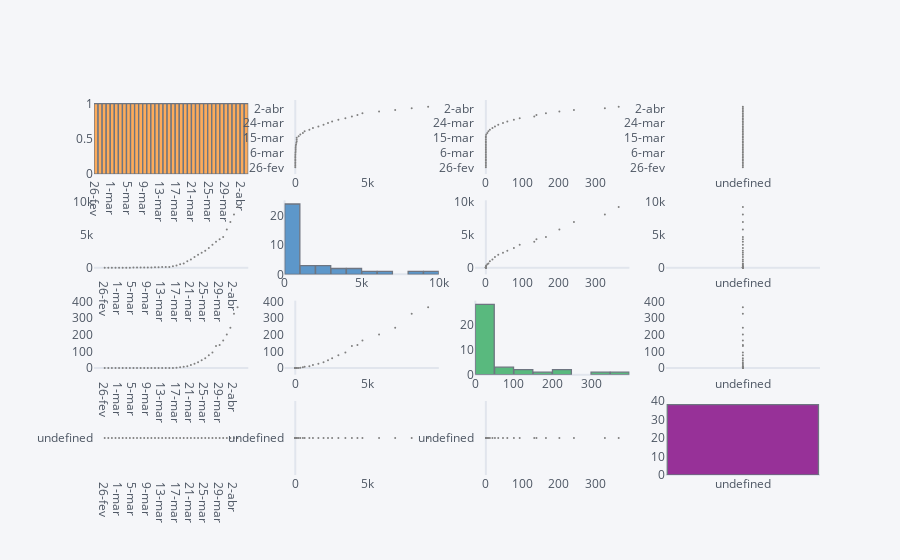

This figure's notebook cell:
### Code cell
#labels = [dadosdia.data]
#values = [dadosdia.casos]
#fig = go.Figure(data=[go.Pie(labels=labels, values=values, textinfo='label+percent')])
#fig.show()
dadosdia.scatter_matrix()

### Figure 1 — Plotly figure (JSON) as saved in the notebook; plotly's stock layout.template omitted (floating-point values rounded to 4 significant figures)
{"data": [{"histfunc": "count", "histnorm": "", "marker": {"color": "rgba(255, 153, 51, 1.0)", "line": {"color": "#4D5663", "width": 1.3}}, "name": "data", "nbinsx": 10, "opacity": 0.8, "orientation": "v", "type": "histogram", "x": ["26-fev", "27-fev", "28-fev", "29-fev", "1-mar", "2-mar", "3-mar", "4-mar", "5-mar", "6-mar", "7-mar", "8-mar", "9-mar", "10-mar", "11-mar", "12-mar", "13-mar", "14-mar", "15-mar", "16-mar", "17-mar", "18-mar", "19-mar", "20-mar", "21-mar", "22-mar", "23-mar", "24-mar", "25-mar", "26-mar", "27-mar", "28-mar", "29-mar", "30-mar", "31-mar", "1-abr", "2-abr", "3-abr"], "xaxis": "x", "yaxis": "y"}, {"line": {"color": "rgba(128, 128, 128, 1.0)", "dash": "solid", "shape": "linear", "width": 1.3}, "marker": {"size": 2, "symbol": "circle"}, "mode": "markers", "name": "data", "text": "", "type": "scatter", "x": [1, 1, 1, 2, 2, 2, 2, 3, 8, 13, 25, 25, 25, 34, 52, 77, 98, 98, 98, 234, 349, 529, 647, 977, 1226, 1604, 1960, 2271, 2555, 2988, 3477, 3928, 4313, 4661, 5812, 6931, 8076, 9216], "xaxis": "x2", "y": ["26-fev", "27-fev", "28-fev", "29-fev", "1-mar", "2-mar", "3-mar", "4-mar", "5-mar", "6-mar", "7-mar", "8-mar", "9-mar", "10-mar", "11-mar", "12-mar", "13-mar", "14-mar", "15-mar", "16-mar", "17-mar", "18-mar", "19-mar", "20-mar", "21-mar", "22-mar", "23-mar", "24-mar", "25-mar", "26-mar", "27-mar", "28-mar", "29-mar", "30-mar", "31-mar", "1-abr", "2-abr", "3-abr"], "yaxis": "y2"}, {"line": {"color": "rgba(128, 128, 128, 1.0)", "dash": "solid", "shape": "linear", "width": 1.3}, "marker": {"size": 2, "symbol": "circle"}, "mode": "markers", "name": "data", "text": "", "type": "scatter", "x": [0, 0, 0, 0, 0, 0, 0, 0, 0, 0, 0, 0, 0, 0, 0, 0, 0, 0, 0, 0, 1, 4, 7, 11, 18, 25, 34, 47, 59, 77, 93, 133, 139, 165, 202, 242, 327, 365], "xaxis": "x3", "y": ["26-fev", "27-fev", "28-fev", "29-fev", "1-mar", "2-mar", "3-mar", "4-mar", "5-mar", "6-mar", "7-mar", "8-mar", "9-mar", "10-mar", "11-mar", "12-mar", "13-mar", "14-mar", "15-mar", "16-mar", "17-mar", "18-mar", "19-mar", "20-mar", "21-mar", "22-mar", "23-mar", "24-mar", "25-mar", "26-mar", "27-mar", "28-mar", "29-mar", "30-mar", "31-mar", "1-abr", "2-abr", "3-abr"], "yaxis": "y3"}, {"line": {"color": "rgba(128, 128, 128, 1.0)", "dash": "solid", "shape": "linear", "width": 1.3}, "marker": {"size": 2, "symbol": "circle"}, "mode": "markers", "name": "data", "text": "", "type": "scatter", "x": ["undefined", "undefined", "undefined", "undefined", "undefined", "undefined", "undefined", "undefined", "undefined", "undefined", "undefined", "undefined", "undefined", "undefined", "undefined", "undefined", "undefined", "undefined", "undefined", "undefined", "undefined", "undefined", "undefined", "undefined", "undefined", "undefined", "undefined", "undefined", "undefined", "undefined", "undefined", "undefined", "undefined", "undefined", "undefined", "undefined", "undefined", "undefined"], "xaxis": "x4", "y": ["26-fev", "27-fev", "28-fev", "29-fev", "1-mar", "2-mar", "3-mar", "4-mar", "5-mar", "6-mar", "7-mar", "8-mar", "9-mar", "10-mar", "11-mar", "12-mar", "13-mar", "14-mar", "15-mar", "16-mar", "17-mar", "18-mar", "19-mar", "20-mar", "21-mar", "22-mar", "23-mar", "24-mar", "25-mar", "26-mar", "27-mar", "28-mar", "29-mar", "30-mar", "31-mar", "1-abr", "2-abr", "3-abr"], "yaxis": "y4"}, {"line": {"color": "rgba(128, 128, 128, 1.0)", "dash": "solid", "shape": "linear", "width": 1.3}, "marker": {"size": 2, "symbol": "circle"}, "mode": "markers", "name": "casos", "text": "", "type": "scatter", "x": ["26-fev", "27-fev", "28-fev", "29-fev", "1-mar", "2-mar", "3-mar", "4-mar", "5-mar", "6-mar", "7-mar", "8-mar", "9-mar", "10-mar", "11-mar", "12-mar", "13-mar", "14-mar", "15-mar", "16-mar", "17-mar", "18-mar", "19-mar", "20-mar", "21-mar", "22-mar", "23-mar", "24-mar", "25-mar", "26-mar", "27-mar", "28-mar", "29-mar", "30-mar", "31-mar", "1-abr", "2-abr", "3-abr"], "xaxis": "x5", "y": [1, 1, 1, 2, 2, 2, 2, 3, 8, 13, 25, 25, 25, 34, 52, 77, 98, 98, 98, 234, 349, 529, 647, 977, 1226, 1604, 1960, 2271, 2555, 2988, 3477, 3928, 4313, 4661, 5812, 6931, 8076, 9216], "yaxis": "y5"}, {"histfunc": "count", "histnorm": "", "marker": {"color": "rgba(55, 128, 191, 1.0)", "line": {"color": "#4D5663", "width": 1.3}}, "name": "casos", "nbinsx": 10, "opacity": 0.8, "orientation": "v", "type": "histogram", "x": [1, 1, 1, 2, 2, 2, 2, 3, 8, 13, 25, 25, 25, 34, 52, 77, 98, 98, 98, 234, 349, 529, 647, 977, 1226, 1604, 1960, 2271, 2555, 2988, 3477, 3928, 4313, 4661, 5812, 6931, 8076, 9216], "xaxis": "x6", "yaxis": "y6"}, {"line": {"color": "rgba(128, 128, 128, 1.0)", "dash": "solid", "shape": "linear", "width": 1.3}, "marker": {"size": 2, "symbol": "circle"}, "mode": "markers", "name": "casos", "text": "", "type": "scatter", "x": [0, 0, 0, 0, 0, 0, 0, 0, 0, 0, 0, 0, 0, 0, 0, 0, 0, 0, 0, 0, 1, 4, 7, 11, 18, 25, 34, 47, 59, 77, 93, 133, 139, 165, 202, 242, 327, 365], "xaxis": "x7", "y": [1, 1, 1, 2, 2, 2, 2, 3, 8, 13, 25, 25, 25, 34, 52, 77, 98, 98, 98, 234, 349, 529, 647, 977, 1226, 1604, 1960, 2271, 2555, 2988, 3477, 3928, 4313, 4661, 5812, 6931, 8076, 9216], "yaxis": "y7"}, {"line": {"color": "rgba(128, 128, 128, 1.0)", "dash": "solid", "shape": "linear", "width": 1.3}, "marker": {"size": 2, "symbol": "circle"}, "mode": "markers", "name": "casos", "text": "", "type": "scatter", "x": ["undefined", "undefined", "undefined", "undefined", "undefined", "undefined", "undefined", "undefined", "undefined", "undefined", "undefined", "undefined", "undefined", "undefined", "undefined", "undefined", "undefined", "undefined", "undefined", "undefined", "undefined", "undefined", "undefined", "undefined", "undefined", "undefined", "undefined", "undefined", "undefined", "undefined", "undefined", "undefined", "undefined", "undefined", "undefined", "undefined", "undefined", "undefined"], "xaxis": "x8", "y": [1, 1, 1, 2, 2, 2, 2, 3, 8, 13, 25, 25, 25, 34, 52, 77, 98, 98, 98, 234, 349, 529, 647, 977, 1226, 1604, 1960, 2271, 2555, 2988, 3477, 3928, 4313, 4661, 5812, 6931, 8076, 9216], "yaxis": "y8"}, {"line": {"color": "rgba(128, 128, 128, 1.0)", "dash": "solid", "shape": "linear", "width": 1.3}, "marker": {"size": 2, "symbol": "circle"}, "mode": "markers", "name": "mortes", "text": "", "type": "scatter", "x": ["26-fev", "27-fev", "28-fev", "29-fev", "1-mar", "2-mar", "3-mar", "4-mar", "5-mar", "6-mar", "7-mar", "8-mar", "9-mar", "10-mar", "11-mar", "12-mar", "13-mar", "14-mar", "15-mar", "16-mar", "17-mar", "18-mar", "19-mar", "20-mar", "21-mar", "22-mar", "23-mar", "24-mar", "25-mar", "26-mar", "27-mar", "28-mar", "29-mar", "30-mar", "31-mar", "1-abr", "2-abr", "3-abr"], "xaxis": "x9", "y": [0, 0, 0, 0, 0, 0, 0, 0, 0, 0, 0, 0, 0, 0, 0, 0, 0, 0, 0, 0, 1, 4, 7, 11, 18, 25, 34, 47, 59, 77, 93, 133, 139, 165, 202, 242, 327, 365], "yaxis": "y9"}, {"line": {"color": "rgba(128, 128, 128, 1.0)", "dash": "solid", "shape": "linear", "width": 1.3}, "marker": {"size": 2, "symbol": "circle"}, "mode": "markers", "name": "mortes", "text": "", "type": "scatter", "x": [1, 1, 1, 2, 2, 2, 2, 3, 8, 13, 25, 25, 25, 34, 52, 77, 98, 98, 98, 234, 349, 529, 647, 977, 1226, 1604, 1960, 2271, 2555, 2988, 3477, 3928, 4313, 4661, 5812, 6931, 8076, 9216], "xaxis": "x10", "y": [0, 0, 0, 0, 0, 0, 0, 0, 0, 0, 0, 0, 0, 0, 0, 0, 0, 0, 0, 0, 1, 4, 7, 11, 18, 25, 34, 47, 59, 77, 93, 133, 139, 165, 202, 242, 327, 365], "yaxis": "y10"}, {"histfunc": "count", "histnorm": "", "marker": {"color": "rgba(50, 171, 96, 1.0)", "line": {"color": "#4D5663", "width": 1.3}}, "name": "mortes", "nbinsx": 10, "opacity": 0.8, "orientation": "v", "type": "histogram", "x": [0, 0, 0, 0, 0, 0, 0, 0, 0, 0, 0, 0, 0, 0, 0, 0, 0, 0, 0, 0, 1, 4, 7, 11, 18, 25, 34, 47, 59, 77, 93, 133, 139, 165, 202, 242, 327, 365], "xaxis": "x11", "yaxis": "y11"}, {"line": {"color": "rgba(128, 128, 128, 1.0)", "dash": "solid", "shape": "linear", "width": 1.3}, "marker": {"size": 2, "symbol": "circle"}, "mode": "markers", "name": "mortes", "text": "", "type": "scatter", "x": ["undefined", "undefined", "undefined", "undefined", "undefined", "undefined", "undefined", "undefined", "undefined", "undefined", "undefined", "undefined", "undefined", "undefined", "undefined", "undefined", "undefined", "undefined", "undefined", "undefined", "undefined", "undefined", "undefined", "undefined", "undefined", "undefined", "undefined", "undefined", "undefined", "undefined", "undefined", "undefined", "undefined", "undefined", "undefined", "undefined", "undefined", "undefined"], "xaxis": "x12", "y": [0, 0, 0, 0, 0, 0, 0, 0, 0, 0, 0, 0, 0, 0, 0, 0, 0, 0, 0, 0, 1, 4, 7, 11, 18, 25, 34, 47, 59, 77, 93, 133, 139, 165, 202, 242, 327, 365], "yaxis": "y12"}, {"line": {"color": "rgba(128, 128, 128, 1.0)", "dash": "solid", "shape": "linear", "width": 1.3}, "marker": {"size": 2, "symbol": "circle"}, "mode": "markers", "name": "coluna1", "text": "", "type": "scatter", "x": ["26-fev", "27-fev", "28-fev", "29-fev", "1-mar", "2-mar", "3-mar", "4-mar", "5-mar", "6-mar", "7-mar", "8-mar", "9-mar", "10-mar", "11-mar", "12-mar", "13-mar", "14-mar", "15-mar", "16-mar", "17-mar", "18-mar", "19-mar", "20-mar", "21-mar", "22-mar", "23-mar", "24-mar", "25-mar", "26-mar", "27-mar", "28-mar", "29-mar", "30-mar", "31-mar", "1-abr", "2-abr", "3-abr"], "xaxis": "x13", "y": ["undefined", "undefined", "undefined", "undefined", "undefined", "undefined", "undefined", "undefined", "undefined", "undefined", "undefined", "undefined", "undefined", "undefined", "undefined", "undefined", "undefined", "undefined", "undefined", "undefined", "undefined", "undefined", "undefined", "undefined", "undefined", "undefined", "undefined", "undefined", "undefined", "undefined", "undefined", "undefined", "undefined", "undefined", "undefined", "undefined", "undefined", "undefined"], "yaxis": "y13"}, {"line": {"color": "rgba(128, 128, 128, 1.0)", "dash": "solid", "shape": "linear", "width": 1.3}, "marker": {"size": 2, "symbol": "circle"}, "mode": "markers", "name": "coluna1", "text": "", "type": "scatter", "x": [1, 1, 1, 2, 2, 2, 2, 3, 8, 13, 25, 25, 25, 34, 52, 77, 98, 98, 98, 234, 349, 529, 647, 977, 1226, 1604, 1960, 2271, 2555, 2988, 3477, 3928, 4313, 4661, 5812, 6931, 8076, 9216], "xaxis": "x14", "y": ["undefined", "undefined", "undefined", "undefined", "undefined", "undefined", "undefined", "undefined", "undefined", "undefined", "undefined", "undefined", "undefined", "undefined", "undefined", "undefined", "undefined", "undefined", "undefined", "undefined", "undefined", "undefined", "undefined", "undefined", "undefined", "undefined", "undefined", "undefined", "undefined", "undefined", "undefined", "undefined", "undefined", "undefined", "undefined", "undefined", "undefined", "undefined"], "yaxis": "y14"}, {"line": {"color": "rgba(128, 128, 128, 1.0)", "dash": "solid", "shape": "linear", "width": 1.3}, "marker": {"size": 2, "symbol": "circle"}, "mode": "markers", "name": "coluna1", "text": "", "type": "scatter", "x": [0, 0, 0, 0, 0, 0, 0, 0, 0, 0, 0, 0, 0, 0, 0, 0, 0, 0, 0, 0, 1, 4, 7, 11, 18, 25, 34, 47, 59, 77, 93, 133, 139, 165, 202, 242, 327, 365], "xaxis": "x15", "y": ["undefined", "undefined", "undefined", "undefined", "undefined", "undefined", "undefined", "undefined", "undefined", "undefined", "undefined", "undefined", "undefined", "undefined", "undefined", "undefined", "undefined", "undefined", "undefined", "undefined", "undefined", "undefined", "undefined", "undefined", "undefined", "undefined", "undefined", "undefined", "undefined", "undefined", "undefined", "undefined", "undefined", "undefined", "undefined", "undefined", "undefined", "undefined"], "yaxis": "y15"}, {"histfunc": "count", "histnorm": "", "marker": {"color": "rgba(128, 0, 128, 1.0)", "line": {"color": "#4D5663", "width": 1.3}}, "name": "coluna1", "nbinsx": 10, "opacity": 0.8, "orientation": "v", "type": "histogram", "x": ["undefined", "undefined", "undefined", "undefined", "undefined", "undefined", "undefined", "undefined", "undefined", "undefined", "undefined", "undefined", "undefined", "undefined", "undefined", "undefined", "undefined", "undefined", "undefined", "undefined", "undefined", "undefined", "undefined", "undefined", "undefined", "undefined", "undefined", "undefined", "undefined", "undefined", "undefined", "undefined", "undefined", "undefined", "undefined", "undefined", "undefined", "undefined"], "xaxis": "x16", "yaxis": "y16"}], "layout": {"bargap": 0.02, "legend": {"bgcolor": "#F5F6F9", "font": {"color": "#4D5663"}}, "paper_bgcolor": "#F5F6F9", "plot_bgcolor": "#F5F6F9", "showlegend": false, "title": {"font": {"color": "#4D5663"}}, "xaxis": {"anchor": "y", "domain": [0, 0.2125], "gridcolor": "#E1E5ED", "showgrid": false, "tickfont": {"color": "#4D5663"}, "title": {"font": {"color": "#4D5663"}, "text": ""}, "zerolinecolor": "#E1E5ED"}, "xaxis10": {"anchor": "y10", "domain": [0.2625, 0.475], "gridcolor": "#E1E5ED", "showgrid": false, "tickfont": {"color": "#4D5663"}, "title": {"font": {"color": "#4D5663"}, "text": ""}, "zerolinecolor": "#E1E5ED"}, "xaxis11": {"anchor": "y11", "domain": [0.525, 0.7375], "gridcolor": "#E1E5ED", "showgrid": false, "tickfont": {"color": "#4D5663"}, "title": {"font": {"color": "#4D5663"}, "text": ""}, "zerolinecolor": "#E1E5ED"}, "xaxis12": {"anchor": "y12", "domain": [0.7875, 1], "gridcolor": "#E1E5ED", "showgrid": false, "tickfont": {"color": "#4D5663"}, "title": {"font": {"color": "#4D5663"}, "text": ""}, "zerolinecolor": "#E1E5ED"}, "xaxis13": {"anchor": "y13", "domain": [0, 0.2125], "gridcolor": "#E1E5ED", "showgrid": false, "tickfont": {"color": "#4D5663"}, "title": {"font": {"color": "#4D5663"}, "text": ""}, "zerolinecolor": "#E1E5ED"}, "xaxis14": {"anchor": "y14", "domain": [0.2625, 0.475], "gridcolor": "#E1E5ED", "showgrid": false, "tickfont": {"color": "#4D5663"}, "title": {"font": {"color": "#4D5663"}, "text": ""}, "zerolinecolor": "#E1E5ED"}, "xaxis15": {"anchor": "y15", "domain": [0.525, 0.7375], "gridcolor": "#E1E5ED", "showgrid": false, "tickfont": {"color": "#4D5663"}, "title": {"font": {"color": "#4D5663"}, "text": ""}, "zerolinecolor": "#E1E5ED"}, "xaxis16": {"anchor": "y16", "domain": [0.7875, 1], "gridcolor": "#E1E5ED", "showgrid": false, "tickfont": {"color": "#4D5663"}, "title": {"font": {"color": "#4D5663"}, "text": ""}, "zerolinecolor": "#E1E5ED"}, "xaxis2": {"anchor": "y2", "domain": [0.2625, 0.475], "gridcolor": "#E1E5ED", "showgrid": false, "tickfont": {"color": "#4D5663"}, "title": {"font": {"color": "#4D5663"}, "text": ""}, "zerolinecolor": "#E1E5ED"}, "xaxis3": {"anchor": "y3", "domain": [0.525, 0.7375], "gridcolor": "#E1E5ED", "showgrid": false, "tickfont": {"color": "#4D5663"}, "title": {"font": {"color": "#4D5663"}, "text": ""}, "zerolinecolor": "#E1E5ED"}, "xaxis4": {"anchor": "y4", "domain": [0.7875, 1], "gridcolor": "#E1E5ED", "showgrid": false, "tickfont": {"color": "#4D5663"}, "title": {"font": {"color": "#4D5663"}, "text": ""}, "zerolinecolor": "#E1E5ED"}, "xaxis5": {"anchor": "y5", "domain": [0, 0.2125], "gridcolor": "#E1E5ED", "showgrid": false, "tickfont": {"color": "#4D5663"}, "title": {"font": {"color": "#4D5663"}, "text": ""}, "zerolinecolor": "#E1E5ED"}, "xaxis6": {"anchor": "y6", "domain": [0.2625, 0.475], "gridcolor": "#E1E5ED", "showgrid": false, "tickfont": {"color": "#4D5663"}, "title": {"font": {"color": "#4D5663"}, "text": ""}, "zerolinecolor": "#E1E5ED"}, "xaxis7": {"anchor": "y7", "domain": [0.525, 0.7375], "gridcolor": "#E1E5ED", "showgrid": false, "tickfont": {"color": "#4D5663"}, "title": {"font": {"color": "#4D5663"}, "text": ""}, "zerolinecolor": "#E1E5ED"}, "xaxis8": {"anchor": "y8", "domain": [0.7875, 1], "gridcolor": "#E1E5ED", "showgrid": false, "tickfont": {"color": "#4D5663"}, "title": {"font": {"color": "#4D5663"}, "text": ""}, "zerolinecolor": "#E1E5ED"}, "xaxis9": {"anchor": "y9", "domain": [0, 0.2125], "gridcolor": "#E1E5ED", "showgrid": false, "tickfont": {"color": "#4D5663"}, "title": {"font": {"color": "#4D5663"}, "text": ""}, "zerolinecolor": "#E1E5ED"}, "yaxis": {"anchor": "x", "domain": [0.8025, 1], "gridcolor": "#E1E5ED", "showgrid": false, "tickfont": {"color": "#4D5663"}, "title": {"font": {"color": "#4D5663"}, "text": ""}, "zerolinecolor": "#E1E5ED"}, "yaxis10": {"anchor": "x10", "domain": [0.2675, 0.465], "gridcolor": "#E1E5ED", "showgrid": false, "tickfont": {"color": "#4D5663"}, "title": {"font": {"color": "#4D5663"}, "text": ""}, "zerolinecolor": "#E1E5ED"}, "yaxis11": {"anchor": "x11", "domain": [0.2675, 0.465], "gridcolor": "#E1E5ED", "showgrid": false, "tickfont": {"color": "#4D5663"}, "title": {"font": {"color": "#4D5663"}, "text": ""}, "zerolinecolor": "#E1E5ED"}, "yaxis12": {"anchor": "x12", "domain": [0.2675, 0.465], "gridcolor": "#E1E5ED", "showgrid": false, "tickfont": {"color": "#4D5663"}, "title": {"font": {"color": "#4D5663"}, "text": ""}, "zerolinecolor": "#E1E5ED"}, "yaxis13": {"anchor": "x13", "domain": [0, 0.1975], "gridcolor": "#E1E5ED", "showgrid": false, "tickfont": {"color": "#4D5663"}, "title": {"font": {"color": "#4D5663"}, "text": ""}, "zerolinecolor": "#E1E5ED"}, "yaxis14": {"anchor": "x14", "domain": [0, 0.1975], "gridcolor": "#E1E5ED", "showgrid": false, "tickfont": {"color": "#4D5663"}, "title": {"font": {"color": "#4D5663"}, "text": ""}, "zerolinecolor": "#E1E5ED"}, "yaxis15": {"anchor": "x15", "domain": [0, 0.1975], "gridcolor": "#E1E5ED", "showgrid": false, "tickfont": {"color": "#4D5663"}, "title": {"font": {"color": "#4D5663"}, "text": ""}, "zerolinecolor": "#E1E5ED"}, "yaxis16": {"anchor": "x16", "domain": [0, 0.1975], "gridcolor": "#E1E5ED", "showgrid": false, "tickfont": {"color": "#4D5663"}, "title": {"font": {"color": "#4D5663"}, "text": ""}, "zerolinecolor": "#E1E5ED"}, "yaxis2": {"anchor": "x2", "domain": [0.8025, 1], "gridcolor": "#E1E5ED", "showgrid": false, "tickfont": {"color": "#4D5663"}, "title": {"font": {"color": "#4D5663"}, "text": ""}, "zerolinecolor": "#E1E5ED"}, "yaxis3": {"anchor": "x3", "domain": [0.8025, 1], "gridcolor": "#E1E5ED", "showgrid": false, "tickfont": {"color": "#4D5663"}, "title": {"font": {"color": "#4D5663"}, "text": ""}, "zerolinecolor": "#E1E5ED"}, "yaxis4": {"anchor": "x4", "domain": [0.8025, 1], "gridcolor": "#E1E5ED", "showgrid": false, "tickfont": {"color": "#4D5663"}, "title": {"font": {"color": "#4D5663"}, "text": ""}, "zerolinecolor": "#E1E5ED"}, "yaxis5": {"anchor": "x5", "domain": [0.535, 0.7325], "gridcolor": "#E1E5ED", "showgrid": false, "tickfont": {"color": "#4D5663"}, "title": {"font": {"color": "#4D5663"}, "text": ""}, "zerolinecolor": "#E1E5ED"}, "yaxis6": {"anchor": "x6", "domain": [0.535, 0.7325], "gridcolor": "#E1E5ED", "showgrid": false, "tickfont": {"color": "#4D5663"}, "title": {"font": {"color": "#4D5663"}, "text": ""}, "zerolinecolor": "#E1E5ED"}, "yaxis7": {"anchor": "x7", "domain": [0.535, 0.7325], "gridcolor": "#E1E5ED", "showgrid": false, "tickfont": {"color": "#4D5663"}, "title": {"font": {"color": "#4D5663"}, "text": ""}, "zerolinecolor": "#E1E5ED"}, "yaxis8": {"anchor": "x8", "domain": [0.535, 0.7325], "gridcolor": "#E1E5ED", "showgrid": false, "tickfont": {"color": "#4D5663"}, "title": {"font": {"color": "#4D5663"}, "text": ""}, "zerolinecolor": "#E1E5ED"}, "yaxis9": {"anchor": "x9", "domain": [0.2675, 0.465], "gridcolor": "#E1E5ED", "showgrid": false, "tickfont": {"color": "#4D5663"}, "title": {"font": {"color": "#4D5663"}, "text": ""}, "zerolinecolor": "#E1E5ED"}}}
